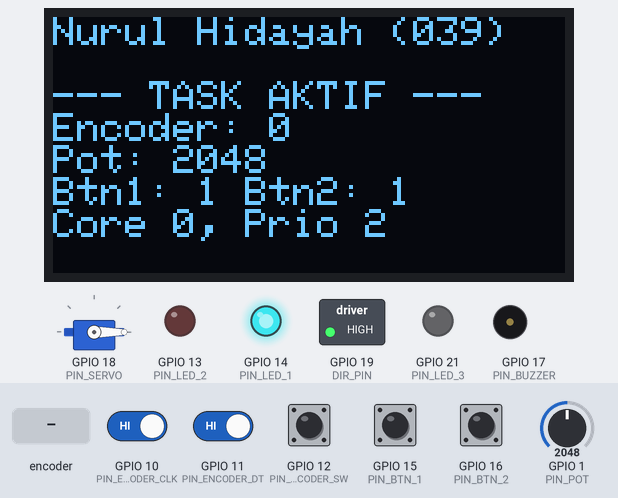
A sketch run on a simulated ESP32-S3. On the bench: 128×64 one-colour display, servo, switched loads named in the sketch (green lamp = pin HIGH), output pins drawn as LEDs (lit = HIGH), buzzer (waves = sounding). Dashed ring = blinking. The test bench sets the inputs (shaded band); at power-on: GPIO 10 (PIN_ENCODER_CLK), GPIO 11 (PIN_ENCODER_DT), GPIO 12 (PIN_ENCODER_SW), GPIO 15 (PIN_BTN_1), GPIO 16 (PIN_BTN_2) HIGH, GPIO 1 (PIN_POT) = 2048. Pins used as bus, display or sensor lines are not drawn; what the sketch prints to the serial monitor is not drawn.

Above: at 1.2 s.
1.3 s: rotary encoder on GPIO 10 (PIN_ENCODER_CLK) / GPIO 11 (PIN_ENCODER_DT) turned 1 step (first pin leading)
At 2.28 s:
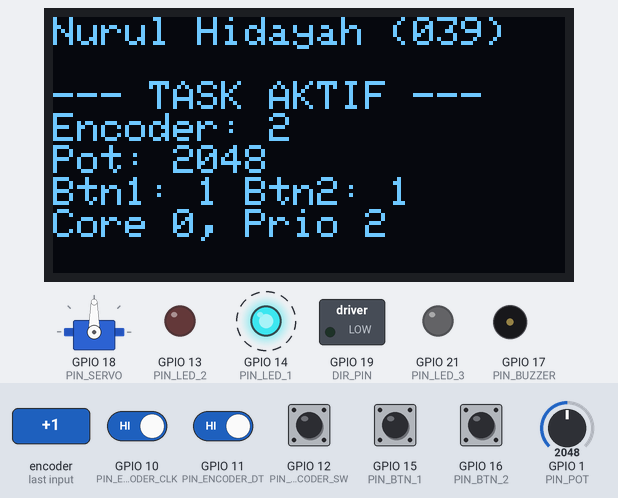
3.6 s: GPIO 15 (PIN_BTN_1) pulled LOW for 0.15 s
At 3.72 s:
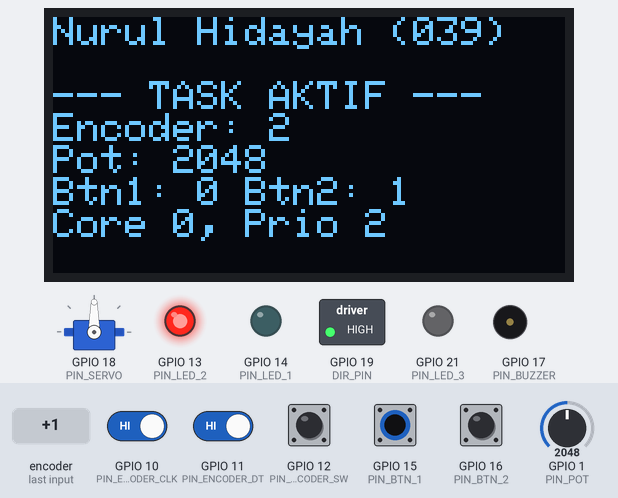
4.3 s: GPIO 1 (PIN_POT) set to 2866
At 5.87 s:
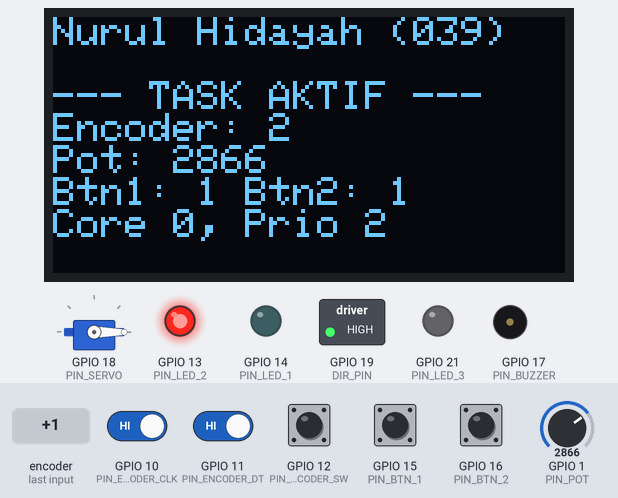
7.3 s: GPIO 16 (PIN_BTN_2) pulled LOW for 1 s
At 8.24 s:
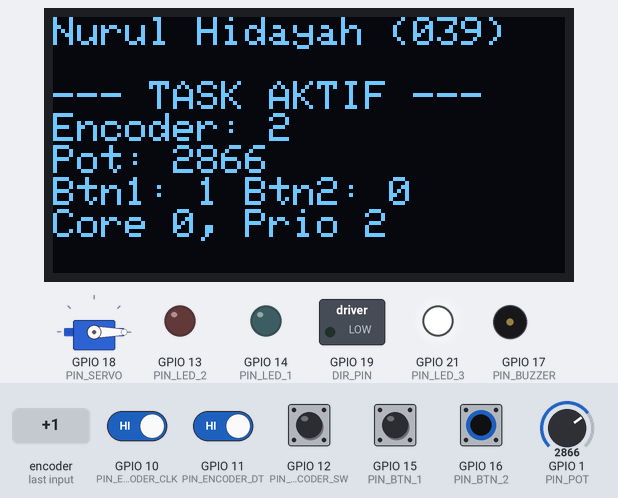
8.9 s: GPIO 15 (PIN_BTN_1) pulled LOW for 1 s
At 10.08 s:
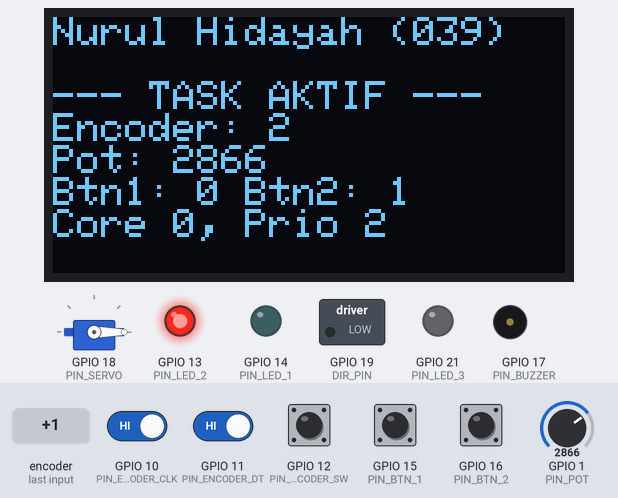
10.5 s: GPIO 1 (PIN_POT) set to 3603
At 11.06 s:
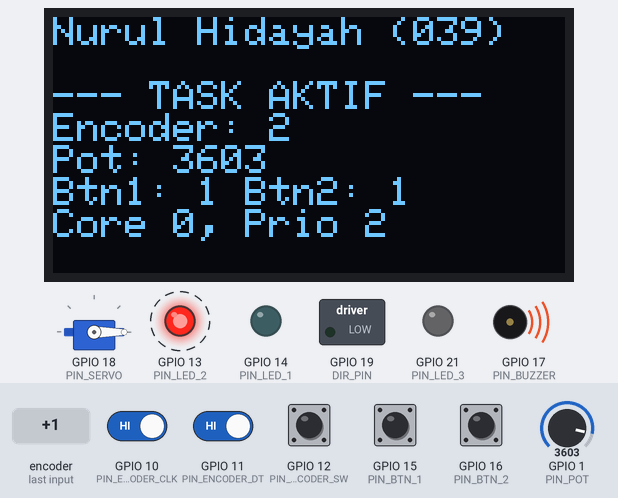
Timing chart, 0 to 13.0 s (numbered marks = the images above; inputs shaded):
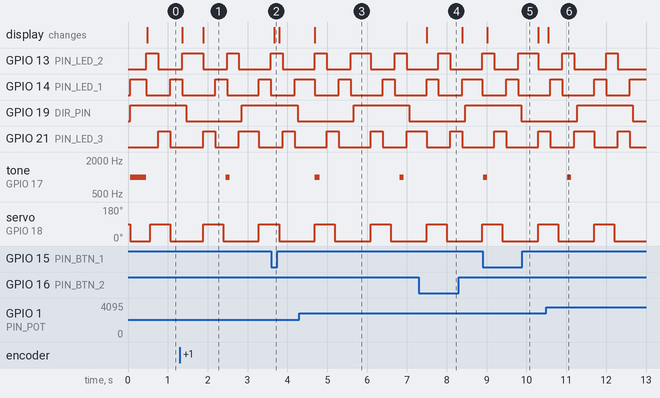

Measured:
- after the input at 1.3 s, the display: first changes after 0.06 s (image 1 shows a later state)
- after the input at 3.6 s, the display: changes after 0.06 s (image 2)
- after the input at 4.3 s, the display: changes after 0.39 s (image 3)
- after the input at 7.3 s, the display: changes after 0.19 s (image 4)
- after the input at 8.9 s, the display: changes after 0.12 s (image 5)
- after the input at 10.5 s, the display: changes after 0.05 s (image 6)
- by itself, tone on GPIO 17 (PIN_BUZZER): alternates 1000 Hz for 0.11 s and silent for 2.0 s
- by itself, servo on GPIO 18 (PIN_SERVO): alternates 90° for 0.50 s and 0° for 0.90 s

The sketch:

skecth.ino
```cpp
#include <Arduino.h>
#include <Wire.h>
#include <Adafruit_GFX.h>
#include <Adafruit_SSD1306.h>
#include <ESP32Servo.h>
#include <AccelStepper.h>

// Definisi Pin
// OLED SSD1306 (I2C)
#define PIN_OLED_SDA 8
#define PIN_OLED_SCL 9

// Potentiometer
#define PIN_POT 1

// Servo
#define PIN_SERVO 18

// LEDs
#define PIN_LED_1 14 // Tosca
#define PIN_LED_2 13 // Red
#define PIN_LED_3 21 // White

// Push Buttons
#define PIN_BTN_1 15
#define PIN_BTN_2 16

// Rotary Encoder
#define PIN_ENCODER_CLK 10
#define PIN_ENCODER_DT  11
#define PIN_ENCODER_SW  12

// Stepper Motor (A4988)
#define PIN_STEPPER_STEP   38
#define PIN_STEPPER_DIR    39
#define PIN_STEPPER_ENABLE 20

#define STEP_PIN 18
#define DIR_PIN 19

TaskHandle_t StepperTaskHandle;

const int stepsPerRev = 200;
volatile int stepDelayUS = 1000;

// Buzzer
#define PIN_BUZZER 17

// Inisialisasi Objek Library
// OLED
Adafruit_SSD1306 display(128, 64, &Wire, -1);

// Servo
Servo myservo;

// Stepper
// Tipe driver: 1 = Driver (STEP/DIR)
AccelStepper stepper(AccelStepper::DRIVER, PIN_STEPPER_STEP, PIN_STEPPER_DIR);

// Variabel Global
long encoderPos = 0;

//Deklarasi Fungsi Task
void taskOLED(void *pvParameters);
void taskLEDs(void *pvParameters);
void taskButtons(void *pvParameters);
void taskPotentiometer(void *pvParameters);
void taskEncoder(void *pvParameters);
void taskServo(void *pvParameters);
void taskStepper(void *pvParameters);
void taskBuzzer(void *pvParameters);

void setup() {
  Serial.begin(115200);
  Serial.println("--- Multi-Task Demo ESP32-S3 (Final) ---");

  // Inisialisasi Pin
  pinMode(PIN_POT, INPUT);
  pinMode(PIN_LED_1, OUTPUT);
  pinMode(PIN_LED_2, OUTPUT);
  pinMode(PIN_LED_3, OUTPUT);
  pinMode(PIN_BTN_1, INPUT_PULLUP);
  pinMode(PIN_BTN_2, INPUT_PULLUP);
  pinMode(PIN_ENCODER_CLK, INPUT);
  pinMode(PIN_ENCODER_DT, INPUT);
  pinMode(PIN_ENCODER_SW, INPUT_PULLUP);
  pinMode(PIN_STEPPER_ENABLE, OUTPUT);
  digitalWrite(PIN_STEPPER_ENABLE, LOW);
  pinMode(PIN_BUZZER, OUTPUT);

  // Inisialisasi I2C untuk OLED
  Wire.begin(PIN_OLED_SDA, PIN_OLED_SCL);
  if(!display.begin(SSD1306_SWITCHCAPVCC, 0x3C)) {
    Serial.println(F("Gagal inisialisasi SSD1306"));
    while(1);
  }
  display.clearDisplay();
  display.setTextSize(1);
  display.setTextColor(SSD1306_WHITE);
  display.setCursor(0,0);
  display.println("OLED OK");
  display.display();

  // Inisialisasi Servo
  myservo.attach(PIN_SERVO);

  // Inisialisasi Stepper
  stepper.setMaxSpeed(1000);
  stepper.setAcceleration(500);
  stepper.setEnablePin(PIN_STEPPER_ENABLE);
  stepper.enableOutputs();

  // Core 0: Untuk I/O umum dan display
  xTaskCreatePinnedToCore(taskOLED,        "OLED",     4096, NULL, 1, NULL, 0); // Prio 2
  xTaskCreatePinnedToCore(taskLEDs,        "LEDs",     1024, NULL, 1, NULL, 0); // Prio 1
  xTaskCreatePinnedToCore(taskButtons,     "Buttons",  2048, NULL, 1, NULL, 0); // Prio 2
  xTaskCreatePinnedToCore(taskPotentiometer,"Pot",     2048, NULL, 1, NULL, 1); // Prio 2
  xTaskCreatePinnedToCore(taskBuzzer,      "Buzzer",   2048, NULL, 1, NULL, 0); // Prio 1

  // Core 1: Untuk timing-sensitive (Servo, Stepper, Encoder)
  xTaskCreatePinnedToCore(taskEncoder,     "Encoder",  2048, NULL, 1, NULL, 1); // Prio 3
  xTaskCreatePinnedToCore(taskServo,       "Servo",    2048, NULL, 1, NULL, 0); // Prio 2
  xTaskCreatePinnedToCore(taskStepper,     "Stepper",  4096, NULL, 1, NULL, 1); // Prio 3
}


void loop() {

  vTaskDelay(1000 / portTICK_PERIOD_MS);
}

// Implementasi Task

// Task 1: Mengupdate OLED
void taskOLED(void *pvParameters) {
  (void) pvParameters;
  for (;;) {
    display.clearDisplay();
    display.setCursor(0, 0);
    display.println("Nurul Hidayah (039)");
    display.println(" ");
    display.println("--- TASK AKTIF ---");
    display.setTextSize(1);
    display.printf("Encoder: %ld\n", encoderPos);
    display.printf("Pot: %d\n", analogRead(PIN_POT));
    display.printf("Btn1: %d Btn2: %d\n",
                   digitalRead(PIN_BTN_1), digitalRead(PIN_BTN_2));
    display.println("Core 0, Prio 2");
    display.display();
    vTaskDelay(100 / portTICK_PERIOD_MS); // Update 10x per detik
  }
}

// Task 2: Blinking LED
void taskLEDs(void *pvParameters) {
  (void) pvParameters;
  for (;;) {
    digitalWrite(PIN_LED_1, HIGH); // Nyalakan LED 1
    vTaskDelay(300 / portTICK_PERIOD_MS);
    digitalWrite(PIN_LED_1, LOW);

    digitalWrite(PIN_LED_2, HIGH); // Nyalakan LED 2
    vTaskDelay(300 / portTICK_PERIOD_MS);
    digitalWrite(PIN_LED_2, LOW);

    digitalWrite(PIN_LED_3, HIGH); // Nyalakan LED 3
    vTaskDelay(300 / portTICK_PERIOD_MS);
    digitalWrite(PIN_LED_3, LOW);
  }
}

// Task 3: Membaca Button (print ke Serial)
void taskButtons(void *pvParameters) {
  (void) pvParameters;
  bool btn1State = true, btn2State = true;
  for (;;) {
    if (digitalRead(PIN_BTN_1) == LOW && btn1State == true) {
      Serial.println("Button 1 Ditekan!");
      btn1State = false;
    }
    if (digitalRead(PIN_BTN_1) == HIGH && btn1State == false) {
      btn1State = true;
    }

    if (digitalRead(PIN_BTN_2) == LOW && btn2State == true) {
      Serial.println("Button 2 Ditekan!");
      btn2State = false;
    }
    if (digitalRead(PIN_BTN_2) == HIGH && btn2State == false) {
      btn2State = true;
    }
    vTaskDelay(50 / portTICK_PERIOD_MS); // Debounce
  }
}

// Task 4: Membaca Potentiometer (print ke Serial)
void taskPotentiometer(void *pvParameters) {
  (void) pvParameters;
  int lastPotValue = 0;
  for (;;) {
    int potValue = analogRead(PIN_POT);
    if (abs(potValue - lastPotValue) > 10) {
      Serial.printf("Potentiometer Value: %d\n", potValue);
      lastPotValue = potValue;
    }
    vTaskDelay(100 / portTICK_PERIOD_MS);
  }
}

// Task 5: Membaca Rotary Encoder
void taskEncoder(void *pvParameters) {
  (void) pvParameters;
  int lastClkState = digitalRead(PIN_ENCODER_CLK);
  bool swState = true;

  for (;;) {
    // Baca Encoder
    int clkState = digitalRead(PIN_ENCODER_CLK);
    if (clkState != lastClkState) { // Ada gerakan
      if (digitalRead(PIN_ENCODER_DT) != clkState) {
        encoderPos++;
        Serial.printf("Encoder +: %ld\n", encoderPos);
      } else {
        encoderPos--;
        Serial.printf("Encoder -: %ld\n", encoderPos);
      }
    }
    lastClkState = clkState;

    // Baca Tombol Encoder
    if (digitalRead(PIN_ENCODER_SW) == LOW && swState == true) {
      Serial.println("Encoder Switch Ditekan!");
      swState = false;
    }
    if (digitalRead(PIN_ENCODER_SW) == HIGH && swState == false) {
      swState = true;
    }

    vTaskDelay(1 / portTICK_PERIOD_MS);
  }
}

// Task 6: Menggerakkan Servo (Sweep)
void taskServo(void *pvParameters) {
  (void) pvParameters;
  for (;;) {
    myservo.write(0);
    vTaskDelay(pdMS_TO_TICKS(500));

    myservo.write(90);
    vTaskDelay(pdMS_TO_TICKS(500));
  }
}

// Task 7: Menggerakkan Stepper
void taskStepper(void *pvParameters) {
  (void) pvParameters;
  stepper.moveTo(2000); // Gerak ke posisi 2000

  for (;;) {
  pinMode(STEP_PIN, OUTPUT);
  pinMode(DIR_PIN, OUTPUT);

  for (;;) {
    // Spin CW
    digitalWrite(DIR_PIN, HIGH);
    for (int i = 0; i < stepsPerRev; i++) {
      digitalWrite(STEP_PIN, HIGH);
      ets_delay_us(stepDelayUS);
      digitalWrite(STEP_PIN, LOW);
      ets_delay_us(stepDelayUS);
    }

    vTaskDelay(pdMS_TO_TICKS(1000));


    digitalWrite(DIR_PIN, LOW);
    for (int i = 0; i < stepsPerRev; i++) {
      digitalWrite(STEP_PIN, HIGH);
      ets_delay_us(stepDelayUS);
      digitalWrite(STEP_PIN, LOW);
      ets_delay_us(stepDelayUS);
    }

    vTaskDelay(pdMS_TO_TICKS(1000));
  }
  }
}

// Task 8: Memainkan Nada di Buzzer
void taskBuzzer(void *pvParameters) {
  (void) pvParameters;
  for(;;) {
    Serial.println("Buzzer: Beep!");

        tone(PIN_BUZZER, 1000);
    vTaskDelay(100 / portTICK_PERIOD_MS); // Biarkan menyala selama 100ms

    // Matikan nada
    noTone(PIN_BUZZER);
    vTaskDelay(2000 / portTICK_PERIOD_MS); // Diam selama 2 detik
  }
}
```
